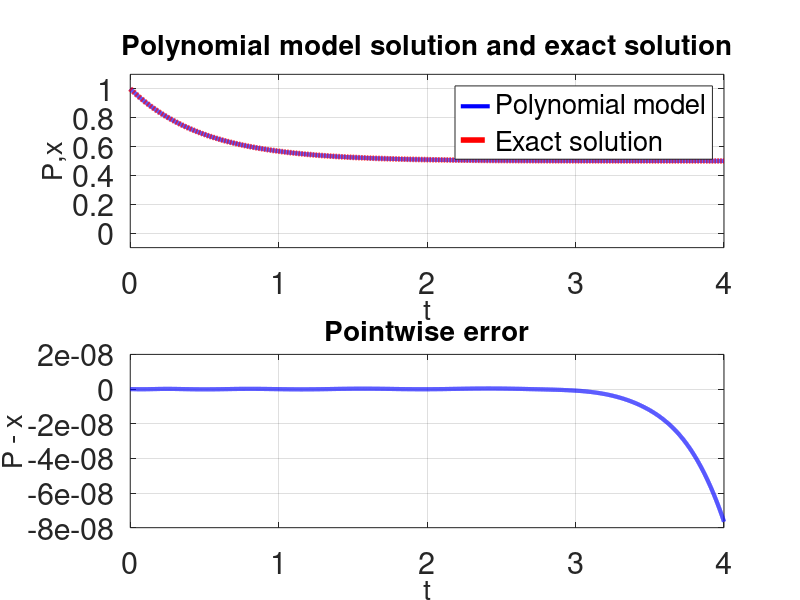
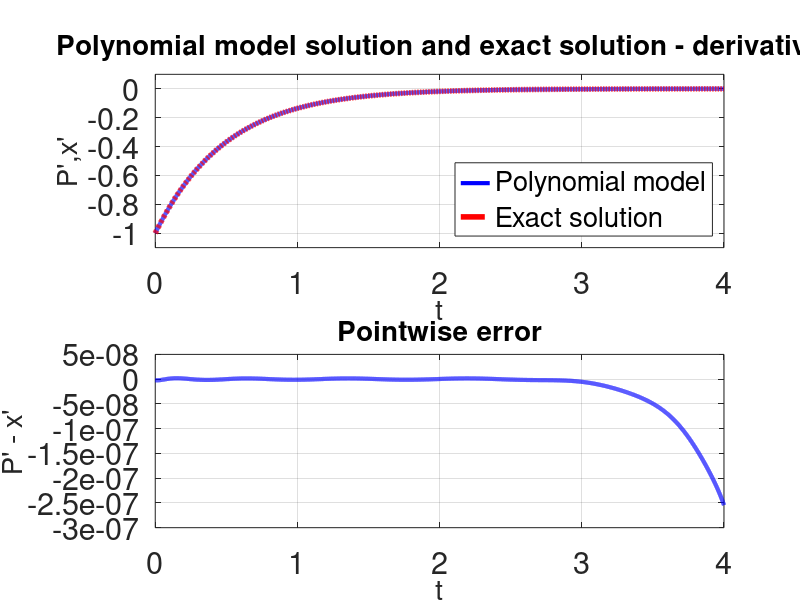

Reproduce these figures in MATLAB, in order.
close all
clear all 
clc

%%

% This script approximates the solution of the first-order ODE
%
%     x'(t) + 2*x(t) = 1,     x(0) = 1
%
% with a polynomial written in scaled Taylor form:
%
%     P(t) = c0 + c1*t/1! + c2*t^2/2! + ... + cm*t^m/m!
%
% The scaled basis makes derivatives simple: differentiating shifts the
% coefficient index instead of creating extra powers and factors.

% Main parameters:
% n = order of the differential equation. For this script n = 1, so one
%     initial condition is fixed: P(0) = c0.
% m = degree of the polynomial approximation. Here m = 15, so the model uses
%     coefficients c0, c1, ..., c15.
% M = number of random collocation points. The ODE is sampled at these
%     points, creating an overdetermined linear system solved by least squares.
% In this script, n is mainly a readable reminder of the ODE order; the
% actual matrix sizes are written explicitly using m.

n = 1;
m = 15;
M = 1000;

% Random collocation points. The ODE residual is forced to be small at
% these points in a least-squares sense.
tk = 4.1*rand(M,1)-0.05;

% Right-hand side of the ODE: x' + 2*x = 1.
uk0 = 1*ones(size(tk));
%% 

% The initial condition x(0) = 1 fixes the first polynomial coefficient.
% The remaining coefficients are computed from the ODE.
t0 = 1;
c0 = t0;

% Move the known contribution of c0 to the right-hand side.
uk = uk0 - 2*c0;

% T1 represents the derivative part P'(t), using coefficients c1...cm.
T1 = tk.^[0:m-1]./factorial(0:m-1);

% T2 represents the polynomial part P(t), without the fixed c0 term.
T2 = tk.^[1:m]./factorial(1:m);

% Linear system for the unknown coefficients:
%
%     P'(tk) + 2*P(tk) = 1
%
% at all sampled collocation points tk.
A = T1 + 2*T2;

% Solve the overdetermined linear system in the least-squares sense.
ch = pinv(A)*uk;

% Full coefficient vector, including the fixed initial-condition term c0.
c = [c0;ch];

%%

% Dense grid used only for plotting and measuring the error.
t = linspace(0,4,10000);

% Evaluate the polynomial model P(t).
P = 0;
for i = 0:m
    P = P + c(i+1)*t.^i/factorial(i);
end

% Exact solution of x' + 2*x = 1, x(0) = 1.
x = 0.5*(1+exp(-2*t));

% Print coefficients and the RMSE (root mean squared error) on the plotting
% grid. RMSE is a single number that summarizes the average size of P(t)-x(t).
c
rmse_error = sqrt(mean((P-x).^2));
rmse_error

% Plot the polynomial approximation and the exact solution.
f1=figure('DefaultAxesFontSize',22);
subplot(2,1,1)
set(gcf, 'renderer', 'painters','Position', [100 100 1200 900]);
plot(t,P,'-','LineWidth',3,'Color',[0,0,1]), hold on, 
plot(t,x,'--','LineWidth',4,'Color',[1 0 0]),
legend('Polynomial model','Exact solution','Location','northeast')
title('Polynomial model solution and exact solution', 'FontSize', 20);
xlabel('t', 'FontSize', 20);
ylabel('P,x', 'FontSize', 20);
xlim([0 4]);
ylim([-0.1 1.1] )
grid on
subplot(2,1,2)
set(gcf, 'renderer', 'painters','Position', [100 100 1200 900]);
plot(t,P - x,'-','LineWidth',3,'Color',[0,0,1]), hold on, 
% legend('Polynomial model','Exact solution','Location','northeast')
title('Pointwise error', 'FontSize', 20);
xlabel('t', 'FontSize', 20);
ylabel('P - x', 'FontSize', 20);
xlim([0 4 ]);
% ylim([0 1] )
grid on
%%

% Evaluate the derivative P'(t) from the same coefficient vector.
Pd = 0;
for i = 0:m-1
    Pd = Pd + c(i+2)*t.^i/factorial(i);
end

% Exact derivative of the exact solution.
xd = -exp(-2*t);



% Plot the derivative and its error.
f2=figure('DefaultAxesFontSize',22);
subplot(2,1,1)
set(gcf, 'renderer', 'painters','Position', [100 100 1200 900]);
plot(t,Pd,'-','LineWidth',3,'Color',[0,0,1]), hold on, 
plot(t,xd,'--','LineWidth',4,'Color',[1 0 0]),
legend('Polynomial model','Exact solution','Location','southeast')
title('Polynomial model solution and exact solution - derivative', 'FontSize', 20);
xlabel('t', 'FontSize', 20);
ylabel('P'',x''', 'FontSize', 20);
xlim([0 4 ]);
ylim([-1.1 0.1] )
grid on
subplot(2,1,2)
set(gcf, 'renderer', 'painters','Position', [100 100 1200 900]);
plot(t,Pd - xd,'-','LineWidth',3,'Color',[0,0,1]), hold on, 
% legend('Polynomial model','Exact solution','Location','northeast')
title('Pointwise error', 'FontSize', 20);
xlabel('t', 'FontSize', 20);
ylabel('P'' - x''', 'FontSize', 20);
xlim([0 4 ]);
% ylim([0 1] )
grid on
